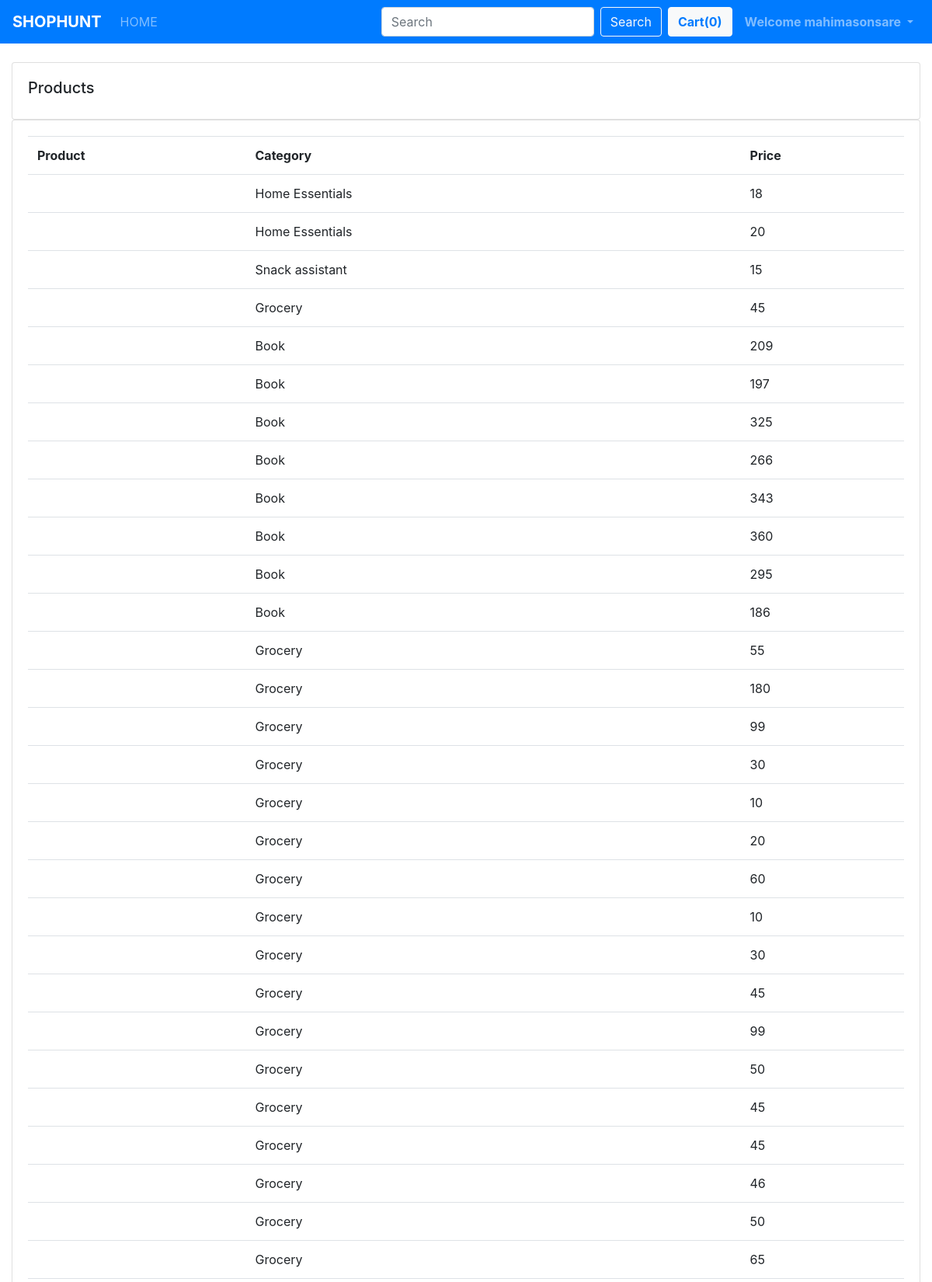
The page /accounts/products/ (signed in, upper part) on the database its author committed.
### shop/models.py (models this page shows, shortened)
class Product(models.Model):
    seller = models.ManyToManyField(Seller)
    product_id = models.AutoField
    product_name = models.CharField(max_length=200)
    category = models.CharField(max_length=50, default="")
    subcategory = models.CharField(max_length=50, default="")
    price = models.IntegerField(default=0)
    desc = models.CharField(max_length=1000)
    pub_date = models.DateField()
    image = models.ImageField(upload_to="shop/images", default="")
    inStock = models.BooleanField()

### accounts/views.py (the view)
# urls.py: path("products/", views.products, name="products"),
@login_required(login_url='/')
def products(request):
    products = Product.objects.all()
    return render(request, 'accounts/products.html', {'products': products})

### accounts/templates/accounts/products.html (shortened to what this page needs)
{% extends 'accounts/basic.html' %}
{% block body %}
<div class="container-fluid">
		<br>
		<div class="row">
			<div class="col-md">
				<div class="card card-body">
					<h5>Products</h5>
				</div>
				<div class="card card-body">
					<table class="table">
						<tbody>
                        <tr>
							<th>Product</th>
							<th>Category</th>
							<th>Price</th>
						</tr>
                        {% for i in products %}
                        <tr>
                        <td>{{i.name}}</td>
                        <td>{{i.category}}</td>
                        <td>{{i.price}}</td>
                        </tr>
                        {% endfor %}
					</tbody>
                    </table>
				</div>
			</div>
		</div>
    </div>
{% endblock body %}

### accounts/templates/accounts/basic.html (shortened to what this page needs)
<!doctype html>
<html lang="en">
  <head>
    <link rel="stylesheet" href="https://stackpath.bootstrapcdn.com/bootstrap/4.2.1/css/bootstrap.min.css">
    <!-- {% load static %}
        <link rel="stylesheet" href="{% static 'shop/basic.css' %}"> -->
  </head>
  <body>
    <nav class="navbar navbar-expand-lg navbar-dark bg-primary" style=" position: sticky; top: 0;  z-index: 3;">
      <a class="navbar-brand" href="/shop"><b>SHOPHUNT</b></a>
      <div class="collapse navbar-collapse" id="navbarSupportedContent">
        <ul class="navbar-nav mr-auto">
          <li class="nav-item {% block homeactive %}{% endblock homeactive %}">
            <a class="nav-link" href="/shop">HOME</a>
          </li>
        </ul>
        <form class="form-inline my-2 my-lg-0">
          <input class="form-control mr-sm-2 text-primary" type="search" placeholder="Search" aria-label="Search">
          <button class="btn btn-outline-light my-2 my-sm-0" type="submit">Search</button>
        </form>
        <button type="button" class="btn btn-light mx-2 text-primary" id="popcart" data-container="body" data-toggle="popover" data-placement="bottom" data-html="true" data-content="Vivamus
        sagittis lacus vel augue laoreet rutrum faucibus.">
          <b>Cart(<span id="cart" >0</span>)</b>
        </button>
      </div>
       {% if user.is_authenticated %}
          <ul class="navbar-nav ml-auto">
            <li class="nav-item dropdown">
              <a class="nav-link dropdown-toggle" href="#" id="navbarDropdown" role="button" data-toggle="dropdown" aria-haspopup="true" aria-expanded="false">
               <b> Welcome {{request.user}} </b>
              </a>
            </li>
          </ul>
         {% endif %}
    </nav>
  {% block body %} {% endblock body %}
  </body>
</html>

### rows shown on the page
Product: category "Home Essentials", price "18"
Product: category "Home Essentials", price "20"
Product: category "Snack assistant", price "15"
Product: category "Grocery", price "45"
Product: category "Book", price "209"
Product: category "Book", price "197"
Product: category "Book", price "325"
Product: category "Book", price "266"
Product: category "Book", price "343"
Product: category "Book", price "360"
Product: category "Book", price "295"
Product: category "Book", price "186"
Product: category "Grocery", price "55"
Product: category "Grocery", price "180"
Product: category "Grocery", price "99"
Product: category "Grocery", price "30"
Product: category "Grocery", price "10"
Product: category "Grocery", price "20"
Product: category "Grocery", price "60"
Product: category "Grocery", price "10"
Product: category "Grocery", price "30"
Product: category "Grocery", price "45"
Product: category "Grocery", price "99"
Product: category "Grocery", price "50"
Product: category "Grocery", price "45"
Product: category "Grocery", price "45"
Product: category "Grocery", price "46"
Product: category "Grocery", price "50"
Product: category "Grocery", price "65"

### other values the page prints
{{ request.user }} "mahimasonsare"
